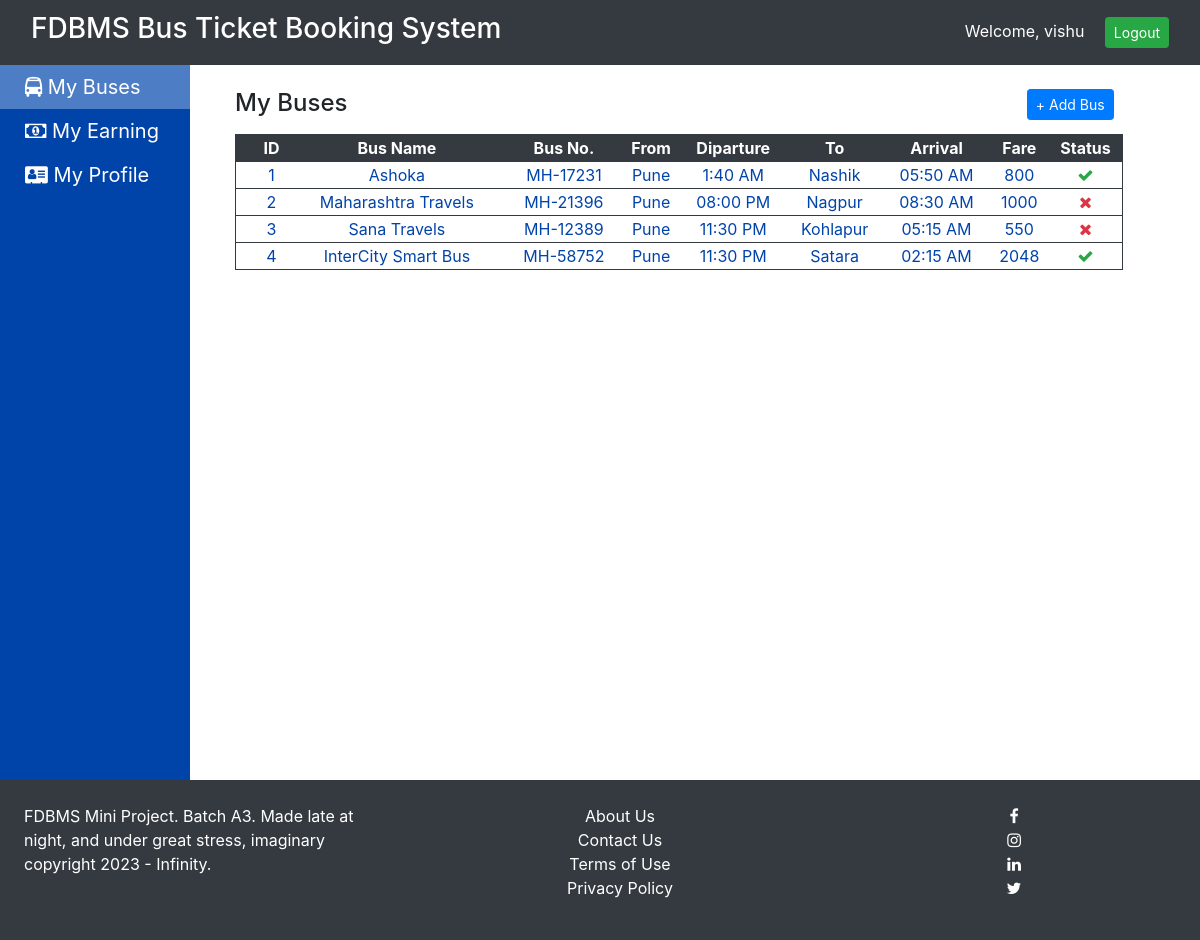
The app's page /my_buses.php (signed in) with its own data.
### tables this page shows
CREATE TABLE `buses` (
  `id` int(5) NOT NULL,
  `bname` varchar(25) NOT NULL,
  `bus_no` varchar(25) NOT NULL,
  `owner_id` int(5) NOT NULL,
  `from_loc` varchar(20) NOT NULL,
  `from_time` varchar(8) NOT NULL,
  `to_loc` varchar(20) NOT NULL,
  `to_time` varchar(8) NOT NULL,
  `fare` int(5) NOT NULL,
  `approved` tinyint(1) NOT NULL DEFAULT '0'
);

### my_buses.php (the view, shortened to what this page needs)
<?php
include 'inc/basic_template.php';
?>
                    <link rel="stylesheet" href="css/easy-autocomplete.min.css" />
<div class="container">
    <div class="row mb-2">
        <h4 class="col-md-3">My Buses</h4>
        <div class="col-md-8 text-right ml-4">
            <a href="my_buses.php?act=add"><button type="button" class="btn btn-sm btn-primary">+ Add Bus</button></a>
        </div>
    </div>
    <table width="95%" class="table-con">
        <tr class="head">
            <th>ID</th>
            <th>Bus Name</th>
            <th>Bus No.</th>
            <th>From</th>
            <th>Diparture</th>
            <th>To</th>
            <th>Arrival</th>
            <th>Fare</th>
            <th>Status</th>
        </tr>
        <?php
        $conn = initDB();
        $res = $conn->query("select * from buses where owner_id=" . $_SESSION['user']['id']);
        if ($res->num_rows == 0) {
            echo '
    <tr class="row">
        <td colspan="9">No Bus</td>
    </tr>';
        } else {
            while ($row = $res->fetch_assoc()) {
                echo '
        <tr class="content">
            <td>' . $row["id"] . '</td>
            <td>' . $row["bname"] . '</td>
            <td>' . $row["bus_no"] . '</td>
            <td>' . $row["from_loc"] . '</td>
            <td>' . $row["from_time"] . '</td>
            <td>' . $row["to_loc"] . '</td>
            <td>' . $row["to_time"] . '</td>
            <td>' . $row["fare"] . '</td>
            <td>' . (($row["approved"]) ? '<i class="fa fa-check text-success"></i>' : '<i class="fa fa-times text-danger"></i>') . '</td>
        </tr>';
            }
        }
        ?>
    </table>
</div>

### css/style.css (style rules this page uses)
body { padding-top: 65px; }
.table-con { width: 95%; }
.table-con .row:first-of-type, .table-con .head { background: #343A40; border: 1px solid #343A40; color: #fff; }
.table-con .content { background: #fff !important; color: #0044aa !important; cursor: pointer; padding: 7px; border-width: 0 1px 1px 1px; border-color: #343A40; border-style: solid; }
.table-con .content td:first-of-type, .table-con .head th:first-of-type { padding-left: 20px; }
.table-con .content td, .table-con .head th { text-align: center; }

### records on screen
buses: id "1", bname "Ashoka", bus_no "MH-17231", from_loc "Pune", from_time "1:40 AM", to_loc "Nashik", to_time "05:50 AM", fare "800", approved 1 (drawn)
buses: id "2", bname "Maharashtra Travels", bus_no "MH-21396", from_loc "Pune", from_time "08:00 PM", to_loc "Nagpur", to_time "08:30 AM", fare "1000", approved 0 (drawn)
buses: id "3", bname "Sana Travels", bus_no "MH-12389", from_loc "Pune", from_time "11:30 PM", to_loc "Kohlapur", to_time "05:15 AM", fare "550", approved 0 (drawn)
buses: id "4", bname "InterCity Smart Bus", bus_no "MH-58752", from_loc "Pune", from_time "11:30 PM", to_loc "Satara", to_time "02:15 AM", fare "2048", approved 1 (drawn)

### other values on screen
$_SESSION['user']['uname'] "vishu"
